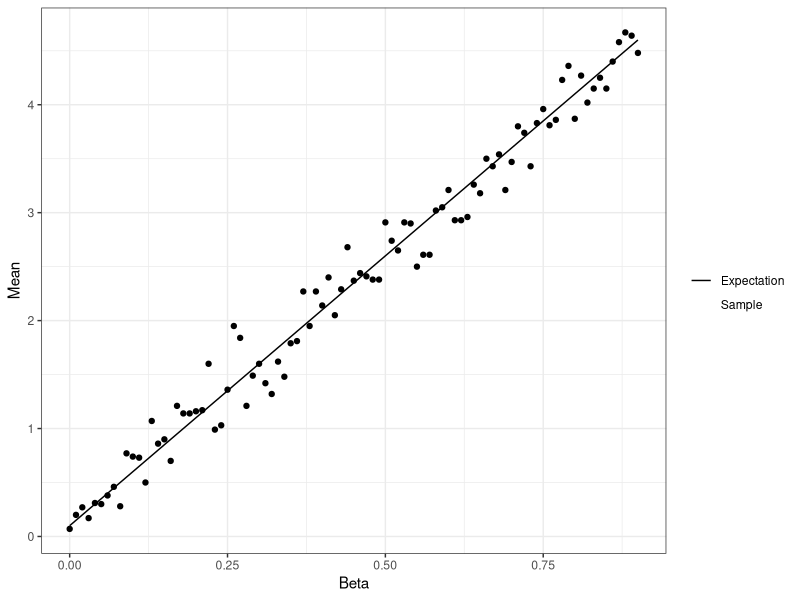
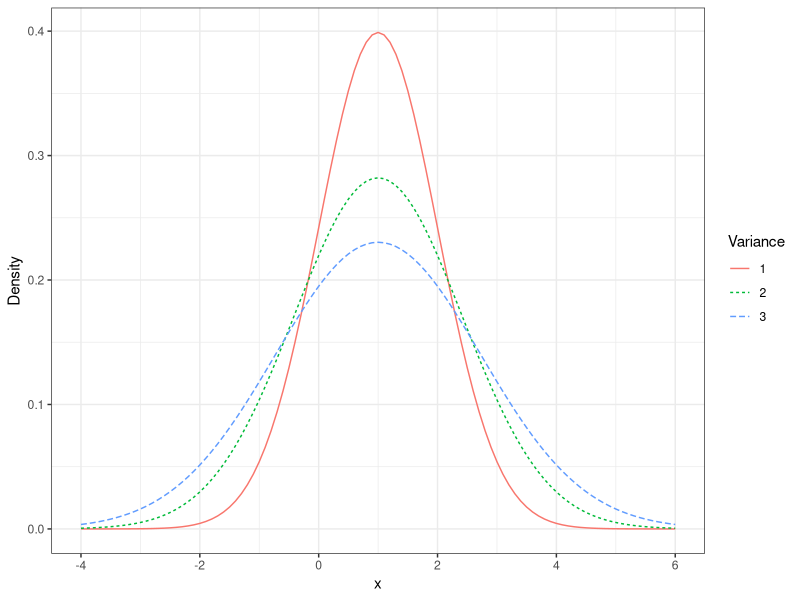
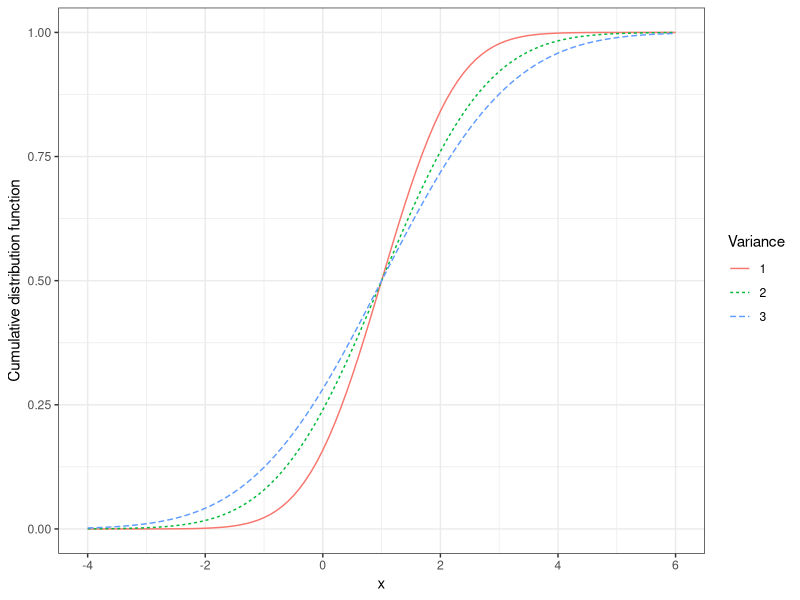
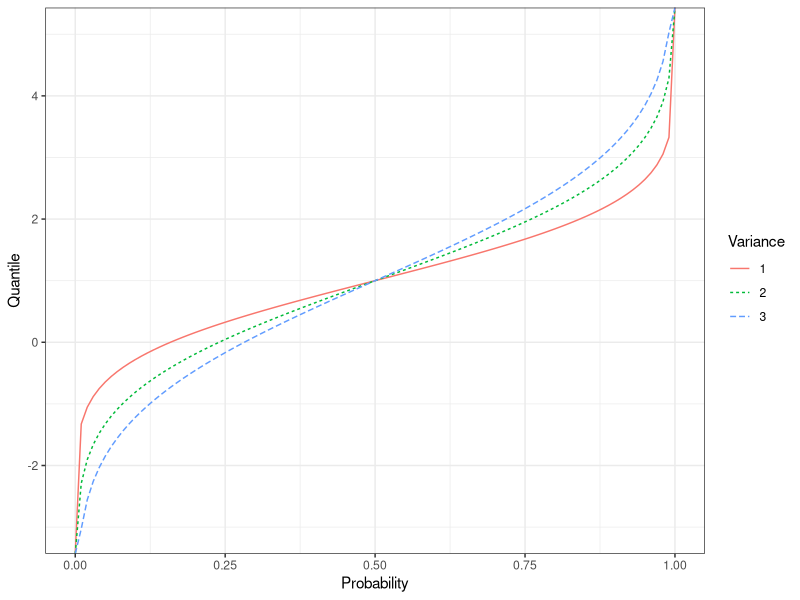
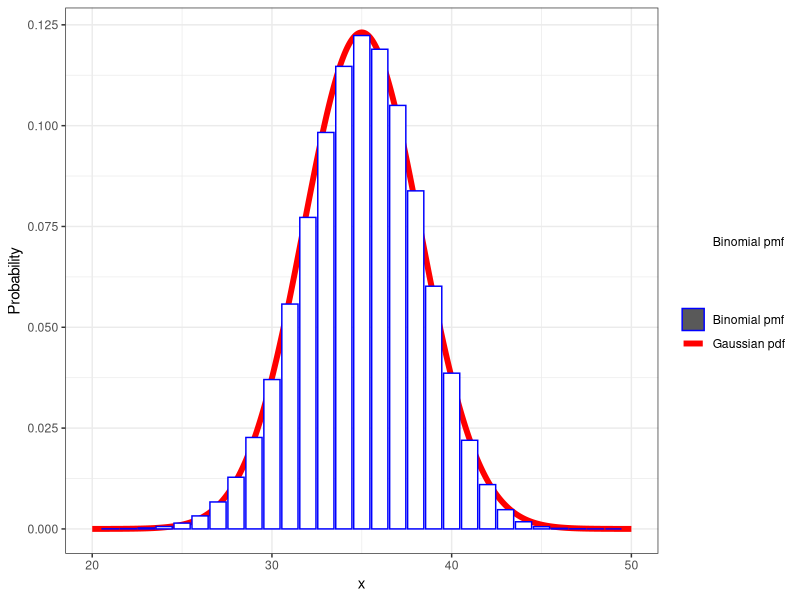

Source code (R) for these figures, in order:
## ---- chunk 1
knitr::opts_chunk$set(echo = TRUE)
## ---- chunk 2
library(tidyverse)    # To load %>%, ggplot
set.seed(0)
n <- 1000
sample_X <- data.frame(U = runif(n)) %>%
  mutate(X = case_when(
    (0<=U) & (U<0.25) ~ 1,
    (0.25<=U) & (U<0.5) ~ 5,
    (0.5<=U) & (U<=1)~0)) %>%
  pull(X)

# We have P(0 ≤ U < 1/4) = 1/4, P(1/4 ≤ U < 1/2) = 1/4 and P(1/2 ≤ U < 1) = 1, so this code generates a random variable X with P (X = 1) = P (X = 5) = 1/4 and P (X = 0) = 1/2 as required.

sample_X_015 <- function(alpha, beta, n) {
  sample_X <- data.frame(U = runif(n)) %>%
    mutate(X = case_when(
      (0<=U) & (U<alpha) ~ 1,
      (alpha<=U) & (U<alpha+beta) ~ 5,
      (alpha+beta<=U) & (U<=1)~0)) %>%
    pull(X)
  return(sample_X)
}

alpha <- 1/2
beta <- 1/10
n <- 10000

# Simulated E(X)
mean(sample_X_015(alpha, beta, n))

# Calculated E(X)
alpha + 5 * beta

# The simulated and calculated expectation, E(X), are in agreement. This can be explained by the law of large numbers, which suggests that as the number of samples increases (tends to infinity) the sample average converges towards the expectation for sequences of independent and identically distributed random variables.

# Simulated Var(X)
sample_X <- sample_X_015(alpha, beta, n)
mean(sample_X)

# Calculated Var(X)
var(sample_X)

# Similar to the expectation, E(X), the sample variance is also close to the population variance, due to the large number of samples of i.i.d. random variables.

library(purrr)
set.seed(0)
n <- 100
alpha <- 1/10

simulation_by_beta <- data.frame(beta=seq(from=0, to=0.9, by=0.01)) %>%
  mutate(sample_X = map(.x=beta, ~sample_X_015(alpha, .x, n))) %>%
  mutate(sample_avg = map_dbl(.x=sample_X, .f=~mean(.x))) %>%
  select(-sample_X) %>%
  mutate(expectation=alpha+5*beta)

simulation_by_beta %>%
  head(5)

df_pivot <- simulation_by_beta %>%
  rename(Sample=sample_avg, Expectation=expectation) %>%
  pivot_longer(cols=!beta, names_to = "var", values_to = "val")

df_pivot %>%
  head(5)

df_pivot %>%
  ggplot(aes(x=beta, y=val, linetype=var)) +
    geom_line(data=df_pivot %>% filter(var=="Expectation")) +
    geom_point(data=df_pivot %>% filter(var=="Sample")) +
    labs(x="Beta", y="Mean", linetype="") +
    theme_bw()
## ---- chunk 3
x<-seq(-4,6,0.1)
normal_densities_by_x <- data.frame(x=x,density=dnorm(x,mean=1,sd=sqrt(1)), var=1)%>%
  rbind(data.frame(x=x ,density=dnorm(x, mean=1, sd=sqrt(2)), var=2))%>%
  rbind(data.frame(x=x, density=dnorm(x,mean=1, sd=sqrt(3)), var=3))

ggplot(normal_densities_by_x,aes(x, y=density, color=as.character(var), linetype=as.character(var))) +
  geom_line() +
  theme_bw() +
  labs(color="Variance",linetype="Variance",x="x",y="Density")
## ---- chunk 4
normal_cdf_by_x <- data.frame(x=x, cdf=pnorm(x, mean=1, sd=sqrt(1)), var=1) %>%
  rbind(data.frame(x=x, cdf=pnorm(x, mean=1, sd=sqrt(2)), var=2)) %>%
  rbind(data.frame(x=x, cdf=pnorm(x, mean=1, sd=sqrt(3)), var=3))

ggplot(normal_cdf_by_x, aes(x, y=cdf, color=as.character(var), linetype=as.character(var))) +
  geom_line() +
  theme_bw() +
  labs(color="Variance", linetype="Variance", x="x", y="Cumulative distribution function")
## ---- chunk 5
probs=seq(0,1,0.01)

normal_cdf_by_x<-data.frame(p=probs,q=qnorm(probs,mean=1,sd=sqrt(1)),var=1)%>%
  rbind(data.frame(p=probs,q=qnorm(probs,mean=1,sd=sqrt(2)),var=2))%>%
  rbind(data.frame(p=probs,q=qnorm(probs,mean=1,sd=sqrt(3)),var=3))

ggplot(normal_cdf_by_x,aes(x=p,y=q,color=as.character(var),linetype=as.character(var)))+
  geom_line()+
  theme_bw()+
  labs(color="Variance",linetype="Variance",y="Quantile",x="Probability")
## ---- chunk 6
p<-0.7
n<-50

binom_df<-data.frame(x=seq(0,n)) %>%
  mutate(pmf=map_dbl(.x=x,~dbinom(x=.x,size=n,prob=p)))

binom_df%>%
  head(3)
## ---- chunk 7
inc<-0.01
mu=n*p
sigma=sqrt(n*p*(1-p))

gaussian_df <- data.frame(x=seq(0,n,inc))%>%
  mutate(pdf=map_dbl(.x=x,~dnorm(x=.x,mean=mu,sd=sigma)))

gaussian_df%>%
    head(3)
## ---- chunk 8
colors<-c("Gaussian pdf"="red", "Binomial pmf"="blue")
fill<-c("Gaussian pdf"="white", "Binomial pmf"="white")

ggplot() +
  labs(x="x",y="Probability") +
  theme_bw() +
  geom_line(data=gaussian_df, aes(x, y=pdf, color="Gaussian pdf"), size=2) +
  geom_col(data=binom_df, aes(x=x, y=pmf, color="Binomial pmf", fill="Binomial pmf")) +
  scale_color_manual(name = "", values=colors) +
  scale_fill_manual(name = "", values=fill) +
  xlim(c(20,50))
## ---- chunk 9
my_cdf_exp<-function(x,lambda){
  if(x<0){
    return(0)
  }else{
    return(1-exp(-lambda*x))
  }
}

lambda <- 1/2
map_dbl(.x=seq(-1,4), .f=~my_cdf_exp(x=.x, lambda=lambda))
## ---- chunk 10
test_inputs<-seq(-1,10,0.1)
my_cdf_output<-map_dbl(.x=test_inputs,.f=~my_cdf_exp(x=.x,lambda=lambda))
inbuilt_cdf_output<-map_dbl(.x=test_inputs,.f=~pexp(q=.x,rate=lambda))

all.equal(my_cdf_output,inbuilt_cdf_output)
## ---- chunk 11
my_quantile_exp<-function(p,lambda){
  q <- -(1/lambda)*log(1-p)
  return(q)
}

inc<-0.01
test_inputs<-seq(inc,1-inc,inc)

my_quantile_output<-map_dbl(.x=test_inputs,.f=~my_quantile_exp(p=.x,lambda=lambda))
inbuilt_quantile_output<-map_dbl(.x=test_inputs,.f=~qexp(p=.x,rate=lambda))

all.equal(my_quantile_output,inbuilt_quantile_output)
